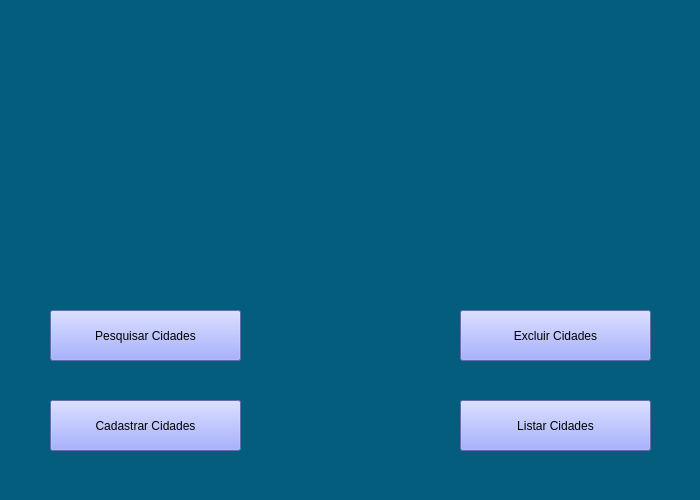
<?xml version="1.0" encoding="UTF-8"?>
<ui version="4.0">
 <class>Cidades</class>
 <widget class="QMainWindow" name="Cidades">
  <property name="geometry">
   <rect>
    <x>0</x>
    <y>0</y>
    <width>700</width>
    <height>500</height>
   </rect>
  </property>
  <property name="windowTitle">
   <string>Cidades</string>
  </property>
  <property name="styleSheet">
   <string notr="true">background-color: rgb(5, 93, 125);
</string>
  </property>
  <widget class="QWidget" name="centralwidget">
   <widget class="QPushButton" name="cadastrar_cidade">
    <property name="geometry">
     <rect>
      <x>50</x>
      <y>400</y>
      <width>191</width>
      <height>51</height>
     </rect>
    </property>
    <property name="styleSheet">
     <string notr="true">background-color: rgb(139, 151, 248);</string>
    </property>
    <property name="text">
     <string>Cadastrar Cidades</string>
    </property>
   </widget>
   <widget class="QPushButton" name="pesquisar_cidade">
    <property name="geometry">
     <rect>
      <x>50</x>
      <y>310</y>
      <width>191</width>
      <height>51</height>
     </rect>
    </property>
    <property name="styleSheet">
     <string notr="true">background-color: rgb(139, 151, 248);</string>
    </property>
    <property name="text">
     <string>Pesquisar Cidades</string>
    </property>
   </widget>
   <widget class="QPushButton" name="excluir_cidade">
    <property name="geometry">
     <rect>
      <x>460</x>
      <y>310</y>
      <width>191</width>
      <height>51</height>
     </rect>
    </property>
    <property name="styleSheet">
     <string notr="true">background-color: rgb(139, 151, 248);</string>
    </property>
    <property name="text">
     <string>Excluir Cidades</string>
    </property>
   </widget>
   <widget class="QPushButton" name="listar_cidade">
    <property name="geometry">
     <rect>
      <x>460</x>
      <y>400</y>
      <width>191</width>
      <height>51</height>
     </rect>
    </property>
    <property name="styleSheet">
     <string notr="true">background-color: rgb(139, 151, 248);</string>
    </property>
    <property name="text">
     <string>Listar Cidades</string>
    </property>
   </widget>
   <widget class="QLabel" name="Logo">
    <property name="geometry">
     <rect>
      <x>240</x>
      <y>50</y>
      <width>221</width>
      <height>151</height>
     </rect>
    </property>
    <property name="sizePolicy">
     <sizepolicy hsizetype="Preferred" vsizetype="Preferred">
      <horstretch>0</horstretch>
      <verstretch>0</verstretch>
     </sizepolicy>
    </property>
    <property name="autoFillBackground">
     <bool>false</bool>
    </property>
    <property name="text">
     <string/>
    </property>
    <property name="pixmap">
     <pixmap>cidades.jpg</pixmap>
    </property>
    <property name="scaledContents">
     <bool>true</bool>
    </property>
   </widget>
  </widget>
 </widget>
 <resources/>
 <connections/>
</ui>
